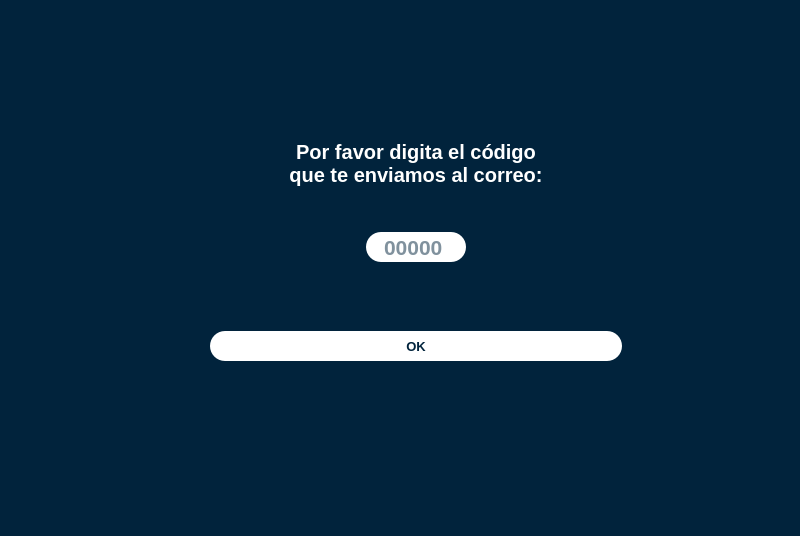
<?xml version="1.0" encoding="UTF-8"?>
<ui version="4.0">
 <class>Window_Codigo</class>
 <widget class="QMainWindow" name="Window_Codigo">
  <property name="enabled">
   <bool>true</bool>
  </property>
  <property name="geometry">
   <rect>
    <x>0</x>
    <y>0</y>
    <width>800</width>
    <height>536</height>
   </rect>
  </property>
  <property name="minimumSize">
   <size>
    <width>800</width>
    <height>536</height>
   </size>
  </property>
  <property name="maximumSize">
   <size>
    <width>800</width>
    <height>536</height>
   </size>
  </property>
  <property name="windowTitle">
   <string>MainWindow</string>
  </property>
  <widget class="QWidget" name="centralwidget">
   <widget class="QLabel" name="label_fondo">
    <property name="geometry">
     <rect>
      <x>-20</x>
      <y>0</y>
      <width>976</width>
      <height>541</height>
     </rect>
    </property>
    <property name="text">
     <string/>
    </property>
    <property name="pixmap">
     <pixmap resource="../QRC/imagenesInicioSesion.qrc">:/newPrefix/Images/viejito-01.png</pixmap>
    </property>
    <property name="scaledContents">
     <bool>true</bool>
    </property>
   </widget>
   <widget class="QWidget" name="verticalLayoutWidget">
    <property name="geometry">
     <rect>
      <x>160</x>
      <y>0</y>
      <width>512</width>
      <height>552</height>
     </rect>
    </property>
    <layout class="QVBoxLayout" name="verticalLayout">
     <property name="leftMargin">
      <number>0</number>
     </property>
     <property name="topMargin">
      <number>100</number>
     </property>
     <property name="bottomMargin">
      <number>100</number>
     </property>
     <item>
      <widget class="QLabel" name="tituloCodigo">
       <property name="minimumSize">
        <size>
         <width>0</width>
         <height>50</height>
        </size>
       </property>
       <property name="maximumSize">
        <size>
         <width>16777215</width>
         <height>50</height>
        </size>
       </property>
       <property name="font">
        <font>
         <family>MS Shell Dlg 2</family>
         <pointsize>15</pointsize>
         <weight>75</weight>
         <bold>true</bold>
        </font>
       </property>
       <property name="styleSheet">
        <string notr="true">color: #FFFFFF; background-color: transparent;</string>
       </property>
       <property name="text">
        <string>Por favor digita el código
que te enviamos al correo:</string>
       </property>
       <property name="alignment">
        <set>Qt::AlignCenter</set>
       </property>
      </widget>
     </item>
     <item alignment="Qt::AlignHCenter">
      <widget class="QLineEdit" name="textoCodigo">
       <property name="enabled">
        <bool>true</bool>
       </property>
       <property name="maximumSize">
        <size>
         <width>100</width>
         <height>30</height>
        </size>
       </property>
       <property name="baseSize">
        <size>
         <width>0</width>
         <height>30</height>
        </size>
       </property>
       <property name="font">
        <font>
         <family>MS Shell Dlg 2</family>
         <pointsize>16</pointsize>
         <weight>75</weight>
         <bold>true</bold>
        </font>
       </property>
       <property name="styleSheet">
        <string notr="true">background-color:#FFFFFF; color:#01233C; border-radius:15px;
padding-left: 16px</string>
       </property>
       <property name="text">
        <string/>
       </property>
       <property name="maxLength">
        <number>5</number>
       </property>
       <property name="placeholderText">
        <string>00000</string>
       </property>
      </widget>
     </item>
     <item>
      <layout class="QHBoxLayout" name="horizontalLayout" stretch="0">
       <property name="spacing">
        <number>21</number>
       </property>
       <property name="sizeConstraint">
        <enum>QLayout::SetDefaultConstraint</enum>
       </property>
       <property name="leftMargin">
        <number>50</number>
       </property>
       <property name="topMargin">
        <number>25</number>
       </property>
       <property name="rightMargin">
        <number>50</number>
       </property>
       <property name="bottomMargin">
        <number>50</number>
       </property>
       <item>
        <widget class="QPushButton" name="okButton">
         <property name="sizePolicy">
          <sizepolicy hsizetype="Preferred" vsizetype="Preferred">
           <horstretch>0</horstretch>
           <verstretch>0</verstretch>
          </sizepolicy>
         </property>
         <property name="minimumSize">
          <size>
           <width>0</width>
           <height>30</height>
          </size>
         </property>
         <property name="maximumSize">
          <size>
           <width>16777215</width>
           <height>30</height>
          </size>
         </property>
         <property name="font">
          <font>
           <pointsize>10</pointsize>
           <weight>75</weight>
           <bold>true</bold>
          </font>
         </property>
         <property name="styleSheet">
          <string notr="true">QPushButton{
	background-color:#FFFFFF; 
	color:#01233C; 
	border-radius:15px;
}

QPushButton:hover{
	background-color:#01233C; 
	color:#FFFFFF; 
	border-radius:15px;
}</string>
         </property>
         <property name="text">
          <string>OK</string>
         </property>
        </widget>
       </item>
      </layout>
     </item>
    </layout>
   </widget>
   <widget class="QLabel" name="labelColor">
    <property name="geometry">
     <rect>
      <x>0</x>
      <y>0</y>
      <width>800</width>
      <height>536</height>
     </rect>
    </property>
    <property name="styleSheet">
     <string notr="true">background-color:#01233C</string>
    </property>
    <property name="text">
     <string/>
    </property>
   </widget>
   <zorder>labelColor</zorder>
   <zorder>label_fondo</zorder>
   <zorder>verticalLayoutWidget</zorder>
  </widget>
 </widget>
 <resources>
  <include location="../QRC/imagenesInicioSesion.qrc"/>
 </resources>
 <connections/>
</ui>
